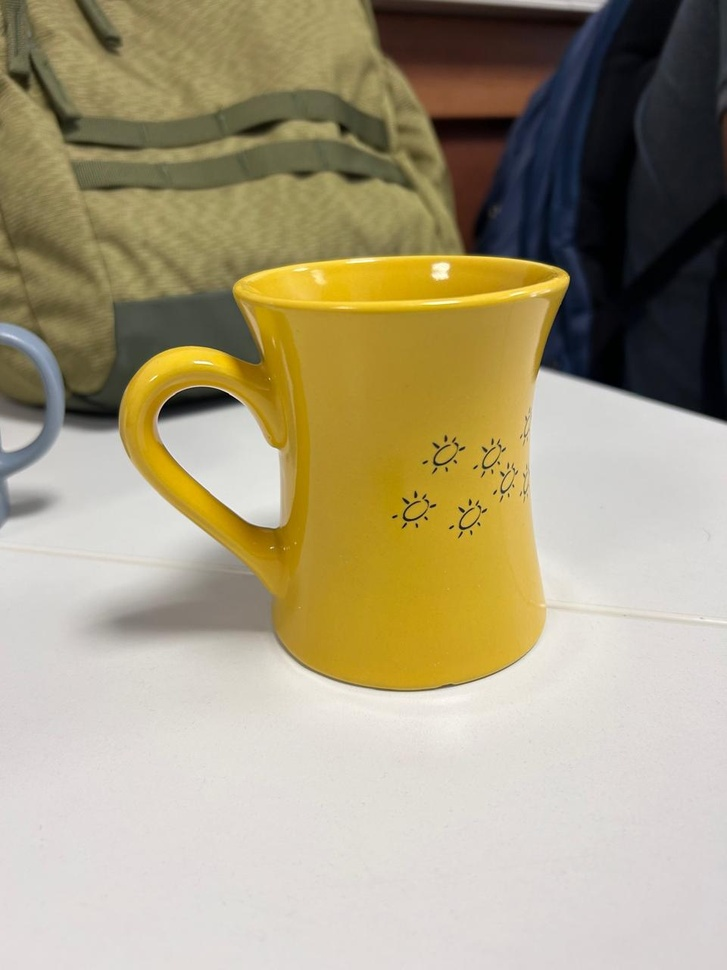
#> input picture Task6/data/cups/1.1.jpg, 727 x 970 px, shrunk from 960 x 1280 before the run; its folder holds only this picture in this run
$ python Task6_2_Kitcheware_Image_processing.py
#> lines starting #> are read from the running program, lines starting #| are printed output that depends on the picture; after the words box and inside, x2 and y2 are one past the last pixel; in counts of white or black regions, pixels touching at a corner belong together
"""
Title: Task Processing Kitchenware Images
Author: Subash Rajanayagam
Date: 04/2022
Description:
# Necessary libraries via import
# URLS for OpenCV2:
# Resoruce: https://www.andreasjakl.com/basics-of-ar-anchors-keypoints-feature-detection/pip-install-opencv-python/
# make sure you add python3 instead of python before your pip command if you have multiple
# python enviornments on your machine
"""


import cv2
import numpy as np
from matplotlib import pyplot as plt

# Loop to read and write automatic edge-detected images
# Follow opencv tutorials at:
# https://opencv-python-tutroals.readthedocs.io/en/latest/py_tutorials/py_gui/py_image_display/py_image_display.html
# Make sure you use adjust your directory path correctly
classes = ['cups', 'Bowls', 'plates']

for num, clas in enumerate(classes):
    for x in range(0,25,10):
        img = cv2.imread(f'./data/{clas}/{num+1}.{x+1}.jpg',0)
#> img: shape (970, 727); min 0, max 253, mean 156.5
        print(img.shape)
#| (970, 727)
        edges = cv2.Canny(img,100,200)
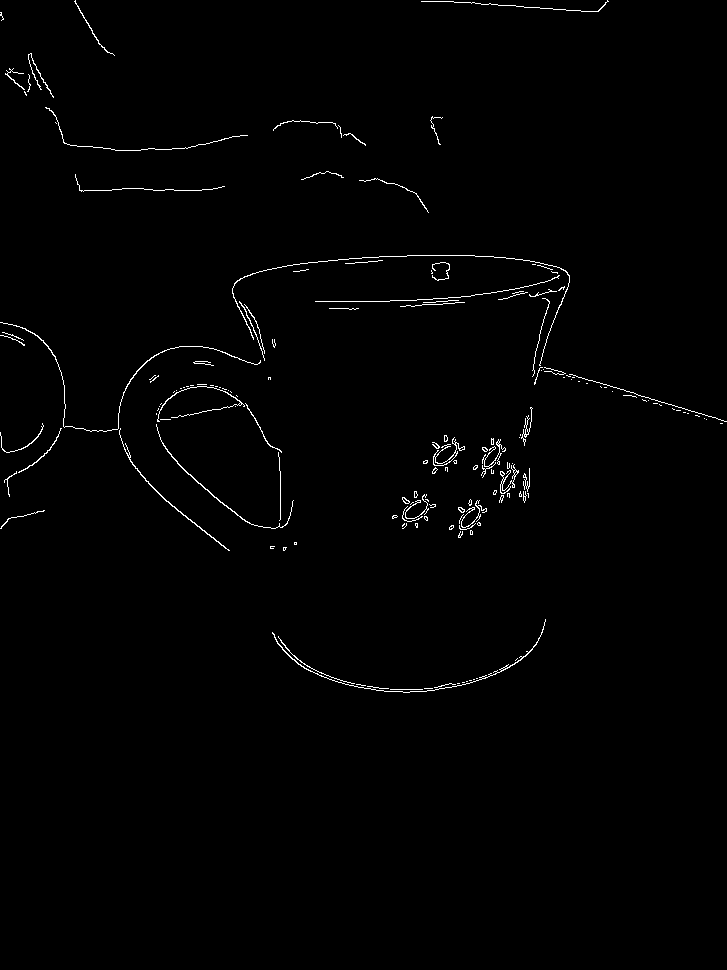
#> edges: shape (970, 727); 0.94% white in thin lines or dots, all inside (x1, y1, x2, y2) = (0, 0, 727, 693)
        img = cv2.imwrite(f'./data/my_data/edge_detected/test/{clas}/{num+1}.{x+1}.jpg',edges)

# Visualizing grayscaled and edged images
        img = cv2.imread(f'./data/{clas}/{num+1}.{x+1}.jpg', 0)
        edges = cv2.Canny(img,100,200)
        plt.subplot(121),plt.imshow(img,cmap = 'gray')
        plt.title('Original Image'), plt.xticks([]), plt.yticks([])
        plt.subplot(122),plt.imshow(edges,cmap = 'gray')
        plt.title('Edge Image'), plt.xticks([]), plt.yticks([])

        plt.show()

# Applying various threshing of images
# Check the example at:
#  https://opencv-python-tutroals.readthedocs.io/en/latest/py_tutorials/py_imgproc/py_thresholding/py_thresholding.html#thresholding
# More image processing can be found at:
# https://opencv-python-tutroals.readthedocs.io/en/latest/py_tutorials/py_imgproc/py_table_of_contents_imgproc/py_table_of_contents_imgproc.html
        ret,thresh1 = cv2.threshold(img,127,255,cv2.THRESH_BINARY)
#> thresh1: shape (970, 727); 73% white; 209 black regions (172 under 20 px), largest, box (x1, y1, x2, y2) and area: (0, 0, 727, 423) 134957, (0, 165, 299, 431) 31210, (0, 338, 56, 520) 5272
        ret,thresh2 = cv2.threshold(img,127,255,cv2.THRESH_BINARY_INV)
        ret,thresh3 = cv2.threshold(img,127,255,cv2.THRESH_TRUNC)
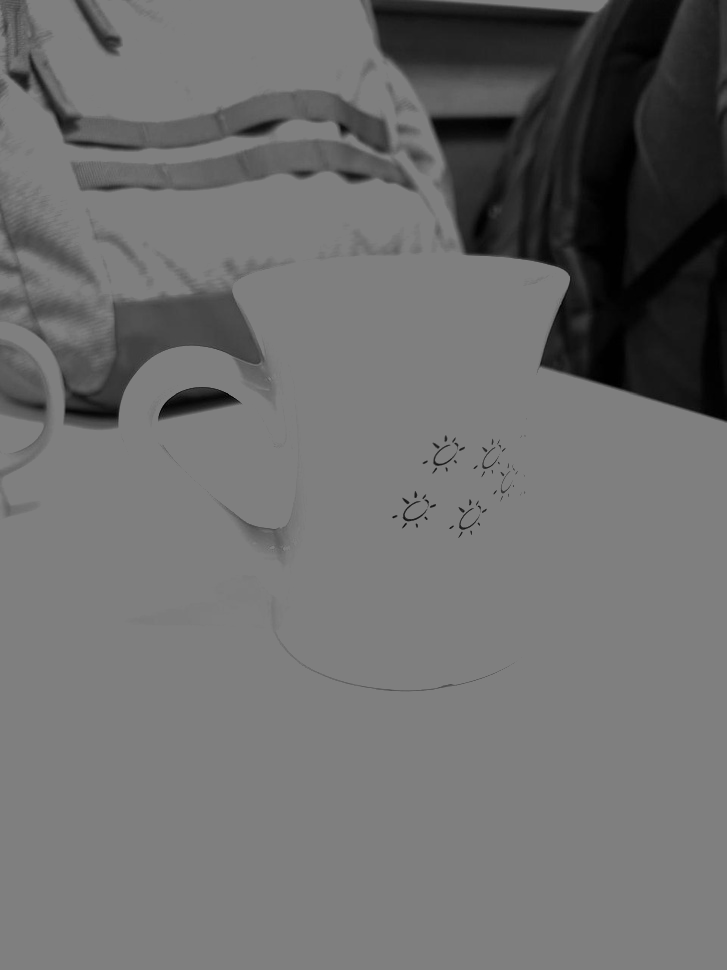
#> thresh3: shape (970, 727); min 0, max 127, mean 109.3
        ret,thresh4 = cv2.threshold(img,127,255,cv2.THRESH_TOZERO)
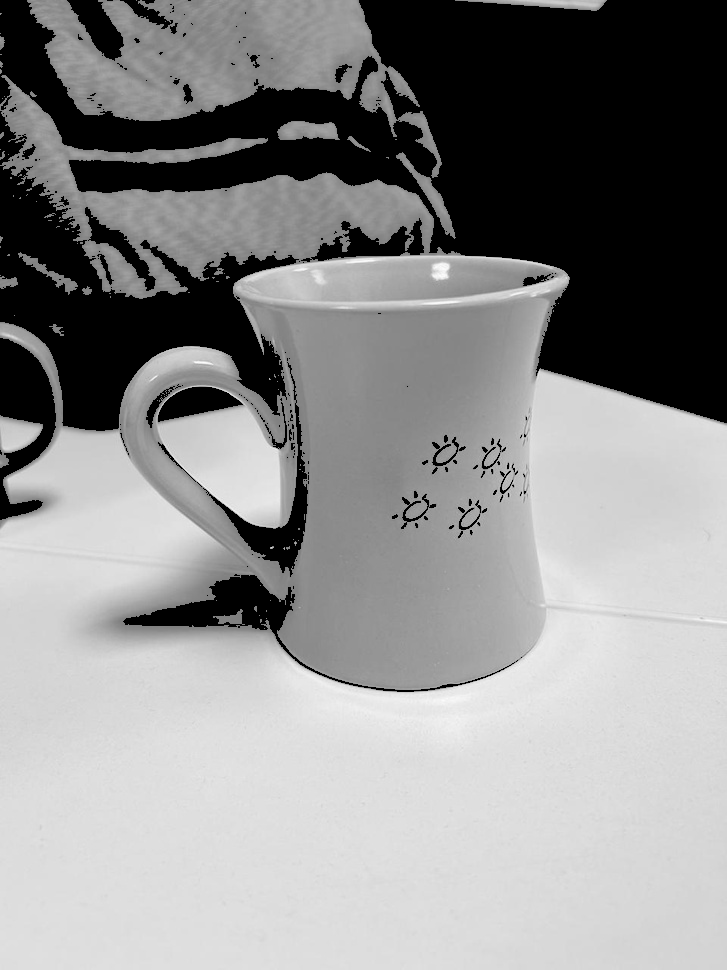
#> thresh4: shape (970, 727); min 0, max 253, mean 139.9
        ret,thresh5 = cv2.threshold(img,127,255,cv2.THRESH_TOZERO_INV)
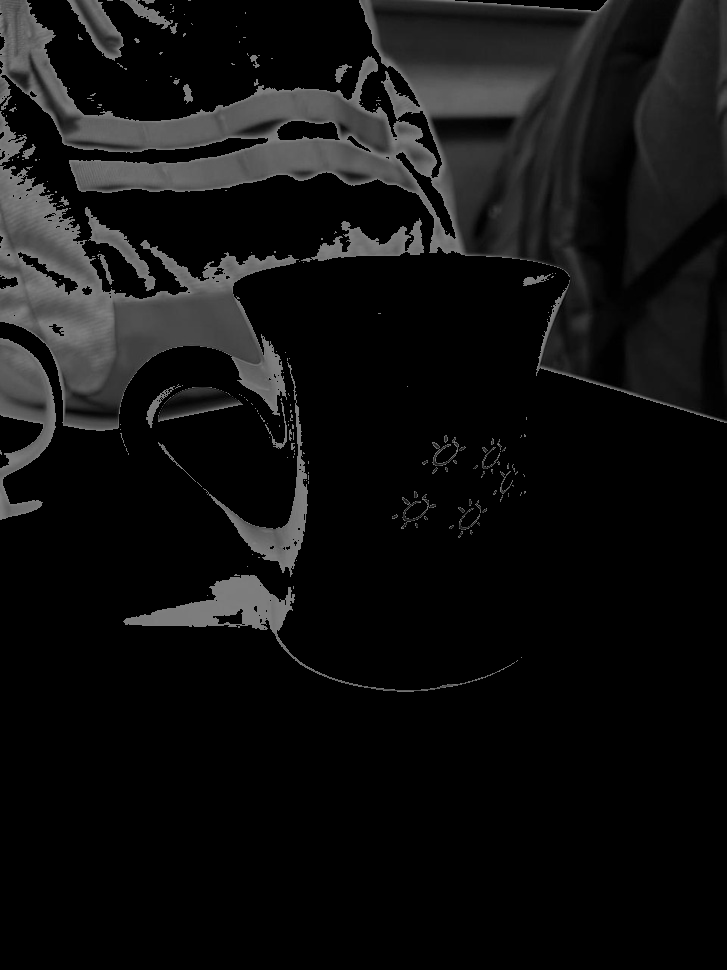
#> thresh5: shape (970, 727); min 0, max 127, mean 16.6

        titles = ['Original Image','BINARY','BINARY_INV','TRUNC','TOZERO','TOZERO_INV']
        images = [img, thresh1, thresh2, thresh3, thresh4, thresh5]

        for i in range(6):
            plt.subplot(2,3,i+1),plt.imshow(images[i],'gray')
            plt.title(titles[i])
            plt.xticks([]),plt.yticks([])

        plt.show()

        # global thresholding
        ret1,th1 = cv2.threshold(img,127,255,cv2.THRESH_BINARY)

        # Otsu's thresholding
        ret2,th2 = cv2.threshold(img,0,255,cv2.THRESH_BINARY+cv2.THRESH_OTSU)
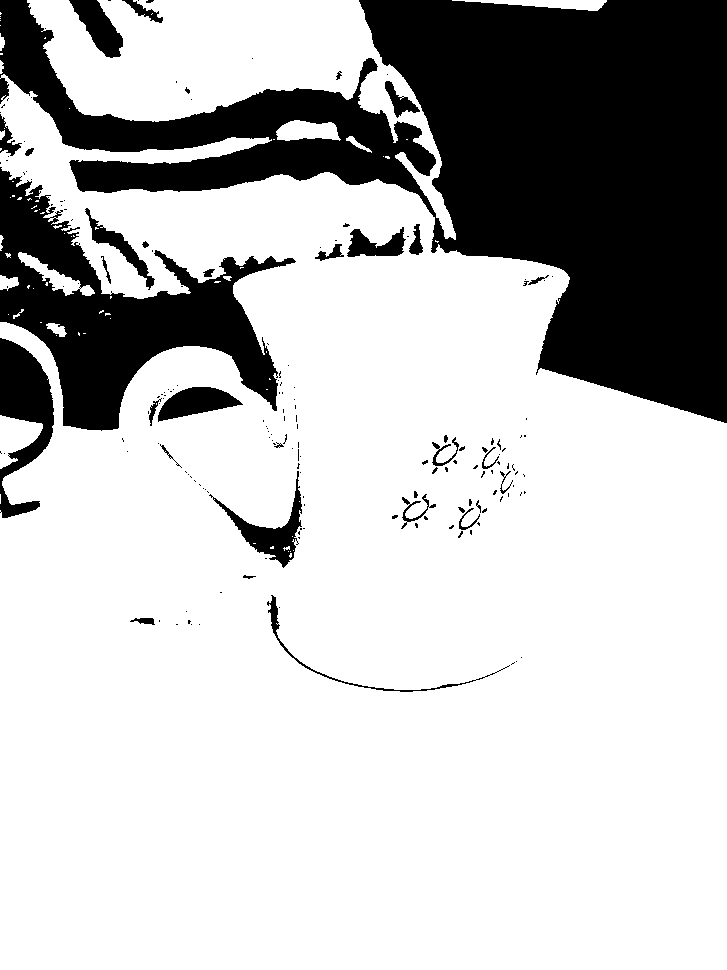
#> th2: shape (970, 727); 74.8% white; 180 black regions (146 under 20 px), largest, box (x1, y1, x2, y2) and area: (0, 0, 727, 423) 132607, (0, 167, 296, 431) 28584, (0, 338, 54, 518) 4940
#> ret2 = 123

        # Otsu's thresholding after Gaussian filtering
        blur = cv2.GaussianBlur(img,(5,5),0)
        ret3,th3 = cv2.threshold(blur,0,255,cv2.THRESH_BINARY+cv2.THRESH_OTSU)
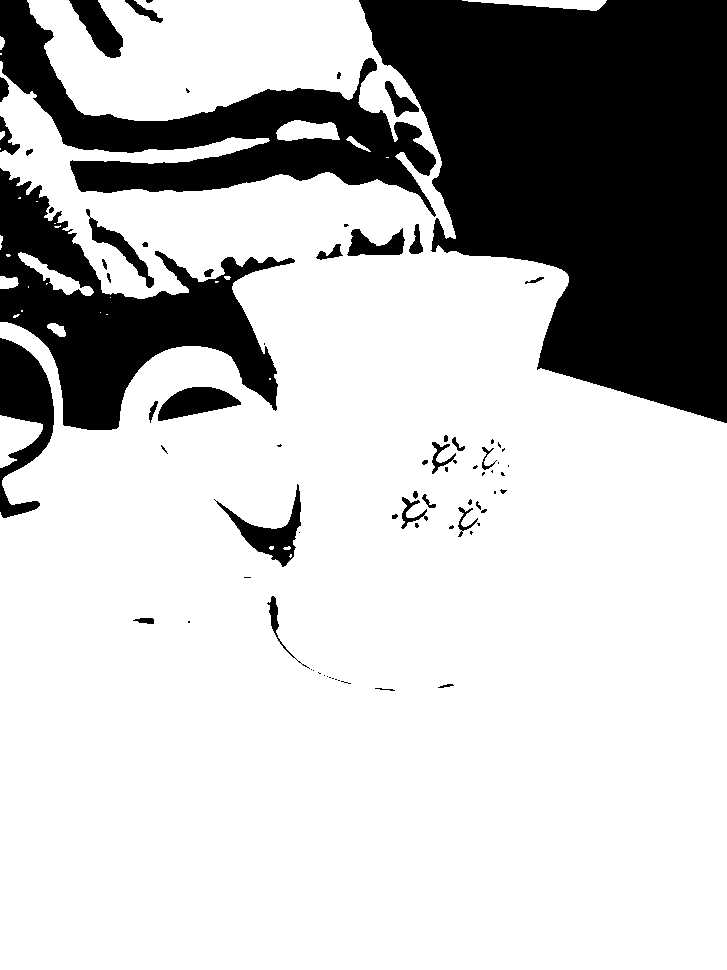
#> th3: shape (970, 727); 74.9% white; 76 black regions (37 under 20 px), largest, box (x1, y1, x2, y2) and area: (359, 0, 727, 423) 103608, (0, 0, 436, 217) 29111, (0, 168, 295, 430) 28687
#> ret3 = 123

        # plot all the images and their histograms
        images = [img, 0, th1,
                img, 0, th2,
                blur, 0, th3]
        titles = ['Original Noisy Image','Histogram','Global Thresholding (v=127)',
                'Original Noisy Image','Histogram',"Otsu's Thresholding",
                'Gaussian filtered Image','Histogram',"Otsu's Thresholding"]

        for i in range(3):
            plt.subplot(3,3,i*3+1),plt.imshow(images[i*3],'gray')
            plt.title(titles[i*3]), plt.xticks([]), plt.yticks([])
            plt.subplot(3,3,i*3+2),plt.hist(images[i*3].ravel(),256)
            plt.title(titles[i*3+1]), plt.xticks([]), plt.yticks([])
            plt.subplot(3,3,i*3+3),plt.imshow(images[i*3+2],'gray')
            plt.title(titles[i*3+2]), plt.xticks([]), plt.yticks([])
        plt.show()
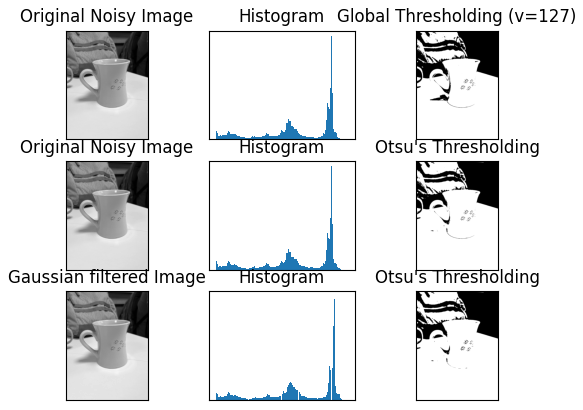
#> figure drawn by matplotlib, 9 panels
#> (the run stopped early here; a loop or call above may not have finished)
